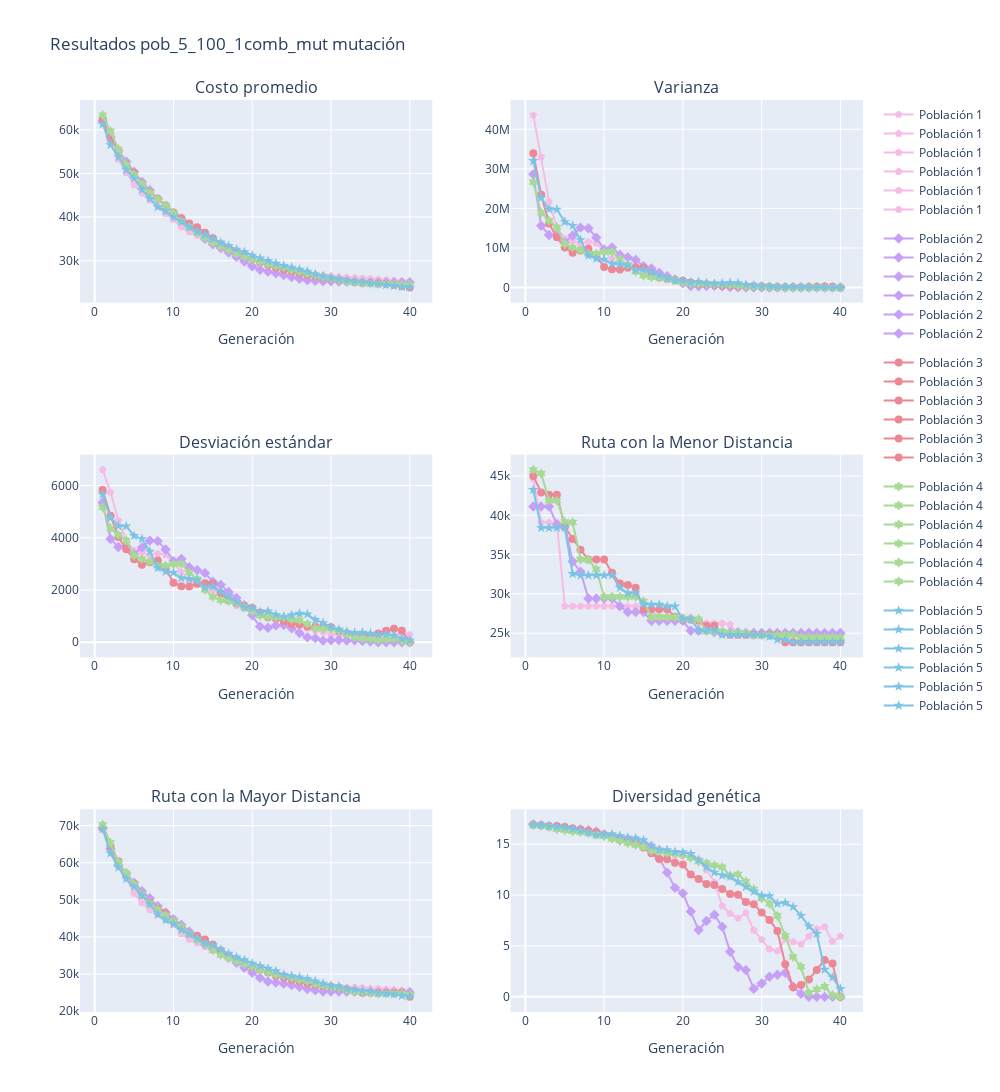

Here is the notebook cell this chart was saved with:
### Code cell
show_report(resultados1, max_gen_, msg=f"Resultados {exp_name1} mutación")
